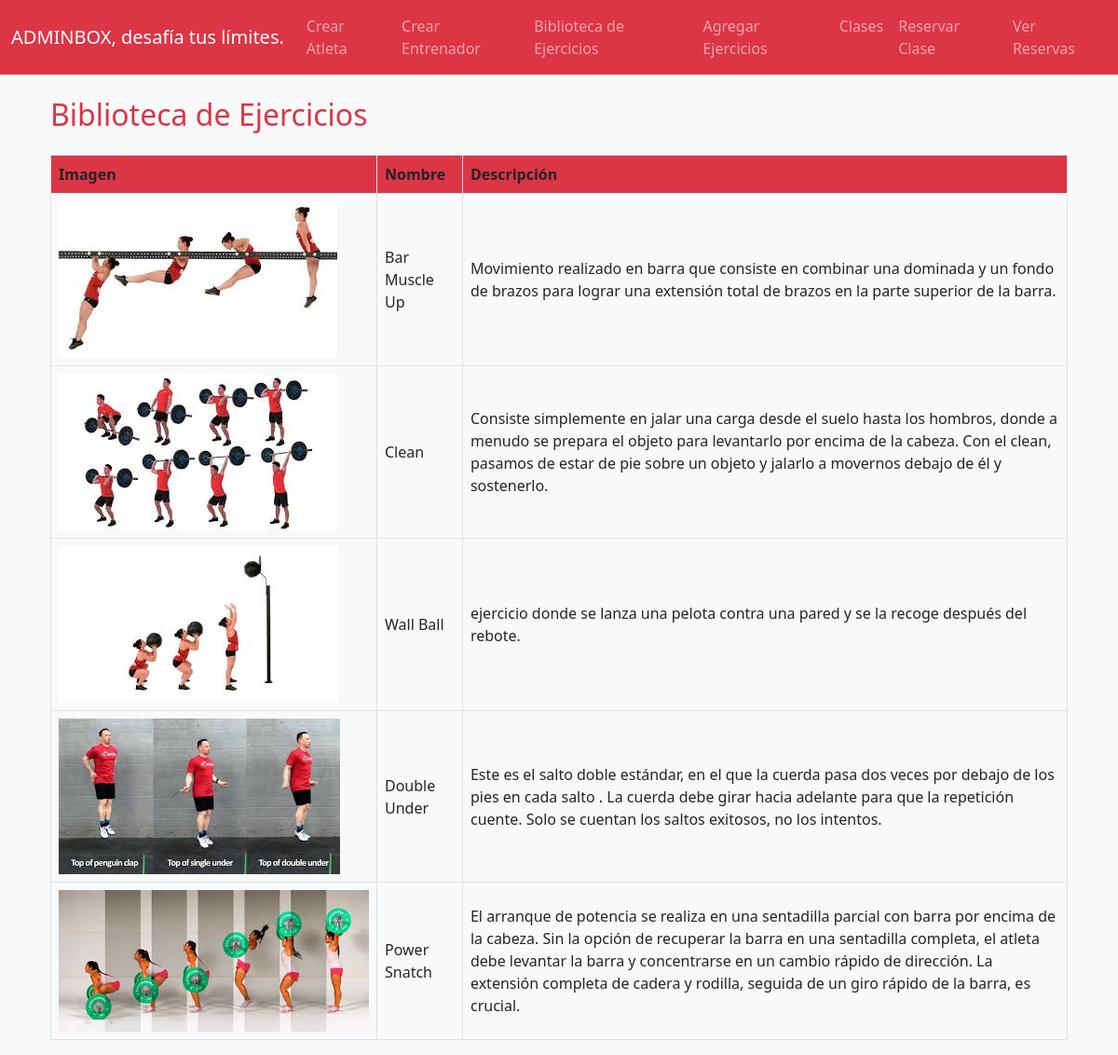
The page /biblioteca/ on the database as committed earlier.
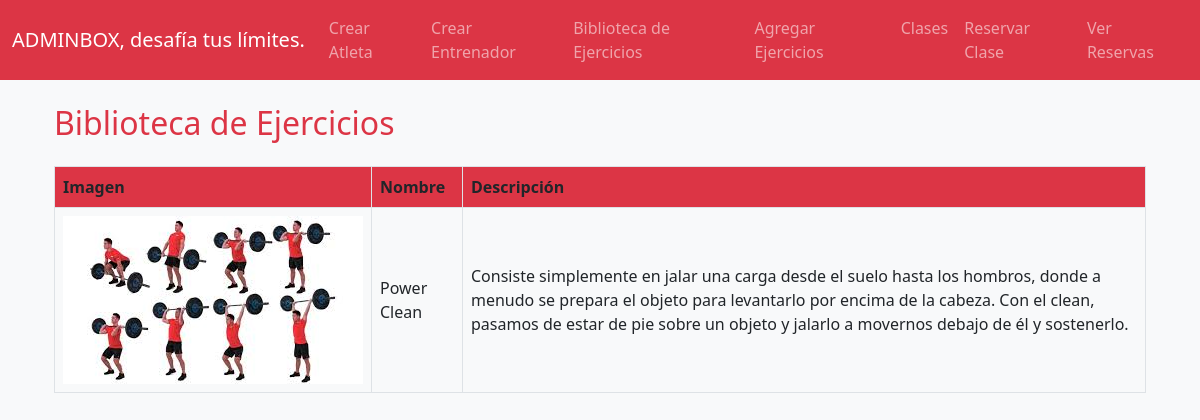
The same page on the database as committed later.
### gym_app/models.py (models this page shows, shortened)
class Biblioteca(models.Model):
    nombre = models.CharField(max_length=30)
    descripcion = models.TextField(null=True, blank=True)
    imagen = models.ImageField(upload_to="ejercicios", null=True)

### gym_app/views.py (the view)
# urls.py: 2. Add a URL to urlpatterns:  path('', views.home, name='home')
def home(request):
    biblioteca = Biblioteca.objects.all()
    data={
        'ejercicios': biblioteca
    }
    return render(request, 'home.html', data)

### gym_app/templates/home.html
{% extends 'base.html' %}
{% load static %}
{% block content %}
<div class="container mt-4">
    <h2 class="mb-4" style="color: #dc3545;">Biblioteca de Ejercicios</h2>
    {% if ejercicios %}
    <div class="table-responsive">
        <table class="table table-hover table-bordered">
            <thead class="bg-danger">
                <tr>
                    <th scope="col">Imagen</th>
                    <th scope="col">Nombre</th>
                    <th scope="col">Descripción</th>
                </tr>
            </thead>
            <tbody>
                {% for ejercicio in ejercicios %}
                <tr>
                    <td>
                        <img src="{{ ejercicio.imagen.url }}"
                             alt="{{ ejercicio.nombre }}"
                            >
                    </td>
                    <td class="align-middle">{{ ejercicio.nombre|capfirst }}</td>
                    <td class="align-middle">
                        {% if ejercicio.descripcion %}
                            {{ ejercicio.descripcion }}
                        {% else %}
                            <span class="text-muted">Sin descripción</span>
                        {% endif %}
                    </td>
                </tr>
                {% endfor %}
            </tbody>
        </table>
    </div>
    {% else %}
    <div class="alert alert-info" role="alert">
        No hay ejercicios registrados en la biblioteca.
    </div>
    {% endif %}
</div>
{% endblock %}

### gym_app/templates/base.html (shortened to what this page needs)
{% load static %}
<!DOCTYPE html>
<html lang="es">
<head>
    <link href="https://cdn.jsdelivr.net/npm/bootstrap@5.0.2/dist/css/bootstrap.min.css" rel="stylesheet">
</head>
<body style="background-color: #f8f9fa;">
    <nav class="navbar navbar-expand-lg navbar-dark" style="background-color: #dc3545;">
        <div class="container-fluid">
            <a class="navbar-brand" href="{% url 'menu' %}">ADMINBOX, desafía tus límites.</a>
            <div class="collapse navbar-collapse" id="navbarSupportedContent">
                <ul class="navbar-nav me-auto mb-2 mb-lg-0">
                    <li class="nav-item">
                        <a class="nav-link" href="{% url 'crear_atleta' %}">Crear Atleta</a>
                    </li>
                    <li class="nav-item">
                        <a class="nav-link" href="{% url 'crear_entrenador' %}">Crear Entrenador</a>
                    </li>
                    <li class="nav-item">
                        <a class="nav-link" href="{% url 'biblioteca' %}">Biblioteca de Ejercicios</a>
                    </li>
                    <li class="nav-item">
                        <a class="nav-link" href="{% url 'crear_biblioteca' %}">Agregar Ejercicios</a>
                    </li>
                    <li class="nav-item">
                        <a class="nav-link" href="{% url 'listar_clases' %}">Clases</a>
                    </li>
                    <li class="nav-item">
                        <a class="nav-link" href="{% url 'crear_reserva' %}">Reservar Clase</a>
                    </li>
                    <li class="nav-item">
                        <a class="nav-link" href="{% url 'ver_reservas' %}">Ver Reservas</a>
                    </li>
                </ul>
            </div>
        </div>
    </nav>
    <div class="container mt-4">
        {% block content %}
        {% endblock %}
    </div>
</body>
</html>

Rows that differ between the two databases and show on the page:
removed Biblioteca: imagen (picture), nombre "Bar Muscle Up", descripcion "Movimiento realizado en barra que consiste en combinar una dominada y un fondo de brazos para lograr una extensión total de brazos en la parte superior de la barra."
removed Biblioteca: imagen (picture), nombre "Clean", descripcion "Consiste simplemente en jalar una carga desde el suelo hasta los hombros, donde a menudo se prepara el objeto para levantarlo por encima de la cabeza. Con el clean, pasamos de estar de pie sobre un objeto y jalarlo a movernos debajo de él y sostenerlo."
removed Biblioteca: imagen (picture), nombre "Wall Ball", descripcion "ejercicio donde se lanza una pelota contra una pared y se la recoge después del rebote."
removed Biblioteca: imagen (picture), nombre "Double Under", descripcion "Este es el salto doble estándar, en el que la cuerda pasa dos veces por debajo de los pies en cada salto . La cuerda debe girar hacia adelante para que la repetición cuente. Solo se cuentan los saltos exitosos, no los intentos."
removed Biblioteca: imagen (picture), nombre "Power Snatch", descripcion "El arranque de potencia se realiza en una sentadilla parcial con barra por encima de la cabeza. Sin la opción de recuperar la barra en una sentadilla completa, el atleta debe levantar la barra y concentrarse en un cambio rápido de dirección. La extensión completa de cadera y rodilla, seguida de un giro rápido de la barra, es crucial."
added Biblioteca: imagen (picture), nombre "Power Clean", descripcion "Consiste simplemente en jalar una carga desde el suelo hasta los hombros, donde a menudo se prepara el objeto para levantarlo por encima de la cabeza. Con el clean, pasamos de estar de pie sobre un objeto y jalarlo a movernos debajo de él y sostenerlo."
